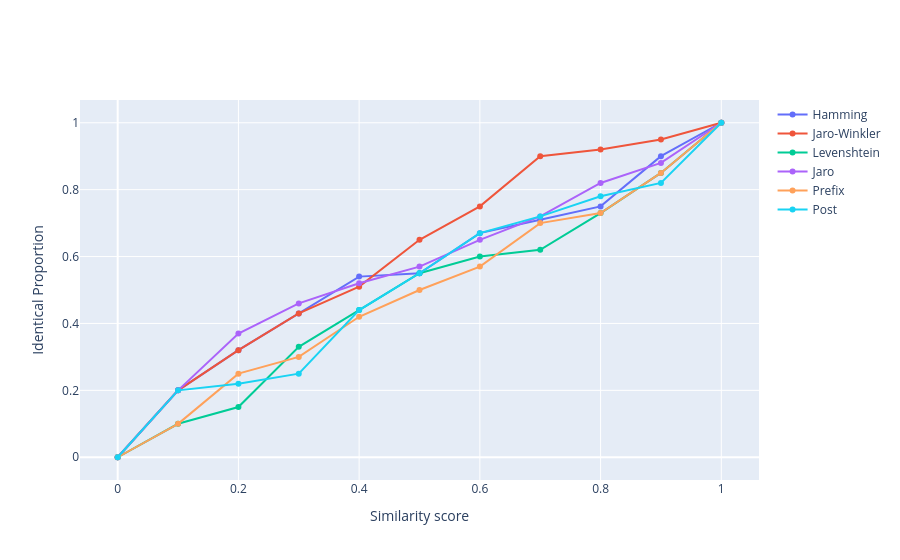

Notebook source saved alongside this figure:
### Code cell
import pandas as pd
import plotly.graph_objects as go

# Sample DataFrame
data = {
    'SimiScore': [0.0, 0.1, 0.2, 0.3, 0.4, 0.5, 0.6, 0.7, 0.8, 0.9, 1],

    'Hamming': [0.0, 0.2, 0.32, 0.43, 0.54, 0.55, 0.67, 0.71, 0.75, 0.9, 1],
    'Jaro-Winkler':  [0.0, 0.2, 0.32, 0.43, 0.51, 0.65, 0.75, 0.9, 0.92, 0.95, 1],

    'Levenshtein':  [0.0, 0.1, 0.15, 0.33, 0.44, 0.55, 0.6, 0.62, 0.73, 0.85, 1],
    'Jaro':  [0.0, 0.2, 0.37, 0.46, 0.52, 0.57, 0.65, 0.72, 0.82, 0.88, 1],
    'Prefix': [0.0, 0.1, 0.25, 0.3, 0.42, 0.5, 0.57, 0.7, 0.73, 0.85, 1],
    'Post': [0.0, 0.2, 0.22, 0.25, 0.44, 0.55, 0.67, 0.72, 0.78, 0.82, 1]
}

df = pd.DataFrame(data)

# Create the line chart
fig = go.Figure()

for column in df.columns[1:]:  # Exclude the 'Year' column
    fig.add_trace(go.Scatter(x=df['SimiScore'], y=df[column], mode='lines+markers', name=column))

# Update chart layout
fig.update_layout(xaxis_title='Similarity score',
                  yaxis_title='Identical Proportion')

# Show the chart
fig.show()
fig.write_image("/Users/nguyenhuyhai/20231/Centic/address-clustering-modeling/IdenticalProportion.svg")

### Figure 1 — Plotly figure (JSON) as saved in the notebook; plotly's stock layout.template omitted (floating-point values rounded to 4 significant figures)
{"data": [{"mode": "lines+markers", "name": "Hamming", "type": "scatter", "x": [0, 0.1, 0.2, 0.3, 0.4, 0.5, 0.6, 0.7, 0.8, 0.9, 1], "y": [0, 0.2, 0.32, 0.43, 0.54, 0.55, 0.67, 0.71, 0.75, 0.9, 1]}, {"mode": "lines+markers", "name": "Jaro-Winkler", "type": "scatter", "x": [0, 0.1, 0.2, 0.3, 0.4, 0.5, 0.6, 0.7, 0.8, 0.9, 1], "y": [0, 0.2, 0.32, 0.43, 0.51, 0.65, 0.75, 0.9, 0.92, 0.95, 1]}, {"mode": "lines+markers", "name": "Levenshtein", "type": "scatter", "x": [0, 0.1, 0.2, 0.3, 0.4, 0.5, 0.6, 0.7, 0.8, 0.9, 1], "y": [0, 0.1, 0.15, 0.33, 0.44, 0.55, 0.6, 0.62, 0.73, 0.85, 1]}, {"mode": "lines+markers", "name": "Jaro", "type": "scatter", "x": [0, 0.1, 0.2, 0.3, 0.4, 0.5, 0.6, 0.7, 0.8, 0.9, 1], "y": [0, 0.2, 0.37, 0.46, 0.52, 0.57, 0.65, 0.72, 0.82, 0.88, 1]}, {"mode": "lines+markers", "name": "Prefix", "type": "scatter", "x": [0, 0.1, 0.2, 0.3, 0.4, 0.5, 0.6, 0.7, 0.8, 0.9, 1], "y": [0, 0.1, 0.25, 0.3, 0.42, 0.5, 0.57, 0.7, 0.73, 0.85, 1]}, {"mode": "lines+markers", "name": "Post", "type": "scatter", "x": [0, 0.1, 0.2, 0.3, 0.4, 0.5, 0.6, 0.7, 0.8, 0.9, 1], "y": [0, 0.2, 0.22, 0.25, 0.44, 0.55, 0.67, 0.72, 0.78, 0.82, 1]}], "layout": {"xaxis": {"title": {"text": "Similarity score"}}, "yaxis": {"title": {"text": "Identical Proportion"}}}}
